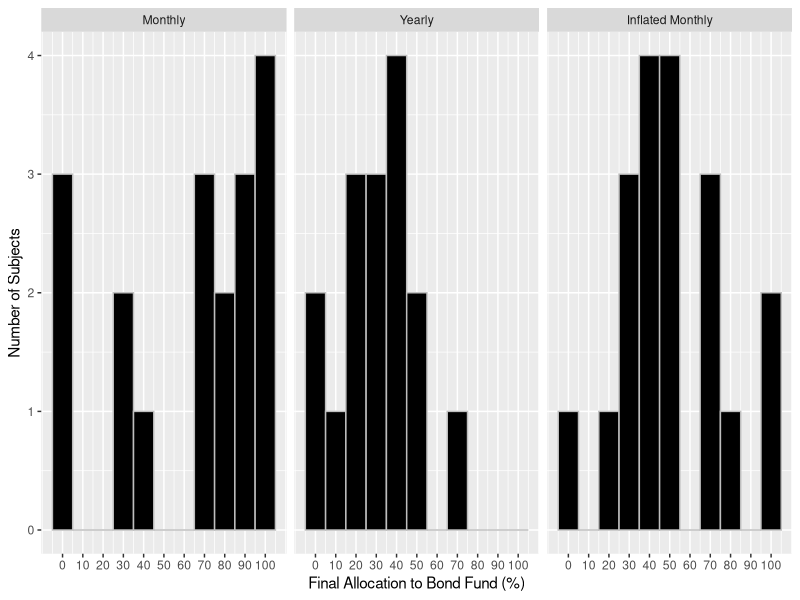

Generate this figure with R: (Note: this script raises an error after producing the figure.)
## ---- chunk 1
library(dplyr)
library(magrittr)
library(tidyr)
library(ggplot2)
library(Hmisc)
library(nortest)
library(plm)
library(lme4)
library(sandwich)
library(lmtest)

data <- read.csv('Exp_Data.csv',header=TRUE)
survey <- read.csv('Exp_Survey.csv',header=TRUE)

survey %<>% mutate(Q3 = ifelse(Q3 == 'Yes',1,ifelse(Q3 == 'No',0,.5))) %>% 
  mutate(Q4 = ifelse(Q4 == 'Yes',1,ifelse(Q4 == 'No',0,.5))) %>%
  mutate(Q5 = ifelse(Q5 == 'Yes',1,ifelse(Q5 == 'No',0,.5)))

survey %<>% select(ID,Q3,Q4,Q5,Q6,Q7)
data %<>% select(-Name,-Student.ID)

wide.data <- inner_join(survey,data,by="ID")
long.data.40 <- wide.data %>% select(ID,Type,num_range("X",161:200)) %>% gather("Choice_Num","Choice",3:42)

remove(data,survey)

## ---- chunk 2
hist.data <- wide.data %>% select(Type,Final.Choice) %>% mutate(Final.Choice = Final.Choice * 100) %>%
  mutate(Type = ifelse(Type == 1, "Monthly", ifelse(Type == 2, "Yearly","Inflated Monthly")))

hist.data$Type <- factor(hist.data$Type, levels = c("Monthly", "Yearly", "Inflated Monthly"))

ggplot(hist.data, aes(Final.Choice)) + geom_histogram(binwidth=10, fill="black",color="gray") + 
  facet_wrap(~ Type) +
  scale_x_continuous(breaks=seq(0,100,10)) +
  xlab("Final Allocation to Bond Fund (%)") + 
  ylab("Number of Subjects") 
## ---- chunk 3
ste <- function(x) sqrt(var(x,na.rm=TRUE)/sum(!is.na(x))) #standard error computation

summ.final <- wide.data %>% group_by(Type) %>% 
  summarise(Avg = mean(Final.Choice), sd = sd(Final.Choice), ste = ste(Final.Choice))

t.test1 <- wide.data %>% filter(Type == 1 | Type == 2)
t.test2 <- wide.data %>% filter(Type == 1 | Type == 3)
t.test3 <- wide.data %>% filter(Type == 2 | Type == 3)

t.test(Final.Choice~Type,t.test1)
t.test(Final.Choice~Type,t.test2)
t.test(Final.Choice~Type,t.test3)
## ---- chunk 4
summ.40 <- long.data.40 %>% group_by(Type) %>% 
  summarise(Avg = mean(Choice,na.rm=TRUE), sd = sd(Choice,na.rm=TRUE), ste = ste(Choice))

t.2.test1 <- long.data.40 %>% filter(Type == 1 | Type == 2)
t.2.test2 <- long.data.40 %>% filter(Type == 1 | Type == 3)
t.2.test3 <- long.data.40 %>% filter(Type == 2 | Type == 3)

t.test.cluster(t.2.test1$Choice,t.2.test1$ID,t.2.test1$Type)
t.test.cluster(t.2.test2$Choice,t.2.test2$ID,t.2.test2$Type)
t.test.cluster(t.2.test3$Choice,t.2.test3$ID,t.2.test3$Type)
## ---- chunk 5
ctrl.t.test1 <- t.test1 %>% mutate(type.dummy = ifelse(Type==1,0,1), Final.Choice = Final.Choice*100)
ctrl.t.test2 <- t.test2 %>% mutate(type.dummy = ifelse(Type==1,0,1), Final.Choice = Final.Choice*100)
ctrl.t.test3 <- t.test3 %>% mutate(type.dummy = ifelse(Type==2,0,1), Final.Choice = Final.Choice*100)

# Using HC-robust standard errors
coeftest(lm(Final.Choice~type.dummy+Q3+Q4+Q5,ctrl.t.test1), vcov=vcovHC)
coeftest(lm(Final.Choice~type.dummy+Q3+Q4+Q5,ctrl.t.test2), vcov=vcovHC)
coeftest(lm(Final.Choice~type.dummy+Q3+Q4+Q5,ctrl.t.test3), vcov=vcovHC)
## ---- chunk 6
bootstrap <- function(a,b){
  set.seed(76)
  boot.samples <- c(rep(NA,100000))
  for (i in 1:100000){
    t.1 <- sample(length(a), length(a), replace=TRUE)
    t.2 <- sample(length(b), length(b), replace=TRUE)
    t <- mean(a[t.1])-mean(b[t.2])
    boot.samples[i] <- t
    
  }
  return(as.data.frame(boot.samples) %>% rename(x=boot.samples))
}

boot.samples.1 <- bootstrap(monthly$Final.Choice,yearly$Final.Choice)
boot.samples.2 <- bootstrap(monthly$Final.Choice,infmonthly$Final.Choice)

CI.1 <- quantile(boot.samples.1$x,c(.005,.995))
CI.2 <- quantile(boot.samples.2$x,c(.005,.995))

boot.samples.1 %<>% mutate(CI = x < CI.1[1] | x > CI.1[2])
boot.samples.2 %<>% mutate(CI = x < CI.2[1] | x > CI.2[2])

ggplot(aes(x, fill=CI), data=boot.samples.1) + geom_histogram(color="gray") + 
  geom_vline(xintercept=CI.1, linetype="dotted", color="red", size= 1) +
  geom_text(label=paste("99% CI: [",round(CI.1[1],2),",",round(CI.1[2],2),"]"), aes(x=mean(boot.samples.1$x),y=12000), size=6) +
  scale_fill_manual(values = c("black", "red")) +
  guides(fill=FALSE) +
  coord_cartesian(xlim=c(-30,70), ylim=c(0,12000)) +
  xlab("Difference in Average Allocation (%)") +
  ylab("Count")

ggplot(aes(x, fill=CI), data=boot.samples.2) + geom_histogram(color="gray") + 
  geom_vline(xintercept=CI.2, linetype="dotted", color="red", size= 1) +
  geom_text(label=paste("99% CI: [",round(CI.2[1],2),",",round(CI.2[2],2),"]"), aes(x=mean(boot.samples.2$x),y=12000), size=6) +
  scale_fill_manual(values = c("black", "red"), name="") +
  guides(fill=FALSE) +
  coord_cartesian(xlim=c(-30,70), ylim=c(0,12000)) +
  xlab("Difference in Average Allocation (%)") +
  ylab("Count")
## ---- chunk 7
monthly.data.lm <- monthly %>% select(ID,num_range("X",1:200)) %>%
  gather("Period","Choice",2:201) %>% mutate(Period=as.numeric(substring(Period,2)), Choice=Choice*100)

yearly.data.lm <- yearly %>% select(ID,num_range("X",1:200)) %>%
  gather("Period","Choice",2:201) %>% mutate(Period=as.numeric(substring(Period,2))) %>%
  filter(is.na(Choice)==FALSE) %>% mutate(Period = (Period %/% 10) + 1, Choice=Choice*100)

infmonthly.data.lm <- infmonthly %>% select(ID,num_range("X",1:200)) %>%
  gather("Period","Choice",2:201) %>% mutate(Period=as.numeric(substring(Period,2)), Choice=Choice*100)

ts.monthly <- monthly.data.lm %>% spread(ID,Choice) %>% select(-Period)
ts.yearly <- yearly.data.lm %>% spread(ID,Choice) %>% select(-Period)
ts.infmonthly <- infmonthly.data.lm %>% spread(ID,Choice) %>% select(-Period)

### Code to sort ACFs from highest (absolute) ACF for lag 1 to lowest ACF for lag 1
for (x in colnames(ts.infmonthly)){
  a <- c(x,acf(ts.infmonthly[[x]],plot=FALSE)$acf[2],3) %>% t() %>% as.data.frame() %>% 
    rename(ID=V1,ACF_1=V2,Type=V3)
  acf.rank %<>% bind_rows(a)
  
}

acf.rank %<>% slice(2:n()) %>% mutate(ACF_1 = abs(as.numeric(ACF_1)))

acf.rank.1 <- acf.rank %>% filter(Type==1) %>% arrange(desc(ACF_1))
acf.rank.2 <- acf.rank %>% filter(Type==2) %>% arrange(desc(ACF_1))
acf.rank.3 <- acf.rank %>% filter(Type==3) %>% arrange(desc(ACF_1))
### End sorting code

par(mar=c(4,4.5,3,1))
par(mfrow=c(4,5))

for (x in acf.rank.1){
  acf(ts.monthly[[x]],lag.max=10, plot=FALSE) %>% plot(main = x)
  
}

par(mfrow=c(4,5))

for (x in acf.rank.2){
  acf(ts.yearly[[x]],lag.max=10, plot=FALSE) %>% plot(main = x)
  
}

par(mfrow=c(4,5))

for (x in acf.rank.3){
  acf(ts.infmonthly[[x]],lag.max=10, plot=FALSE) %>% plot(main = x)
  
}

par(mfrow=c(1,1))
## ---- chunk 8
paired.data <- long.data.40 %>% group_by(ID) %>% summarise(avg_choice = mean(Choice,na.rm=TRUE)) %>% 
  inner_join(select(wide.data,ID,Type,Final.Choice),by="ID")

t.paired.test1 <- paired.data %>% filter(Type == 1)
t.paired.test2 <- paired.data %>% filter(Type == 2)
t.paired.test3 <- paired.data %>% filter(Type == 3)

t.test(t.paired.test1$avg_choice,t.paired.test1$Final.Choice,paired=TRUE)
t.test(t.paired.test2$avg_choice,t.paired.test2$Final.Choice,paired=TRUE)
t.test(t.paired.test3$avg_choice,t.paired.test3$Final.Choice,paired=TRUE)
## ---- chunk 9
monthly.data <- monthly %>% select(num_range("X",1:200)) %>% summarise_each(funs(mean)) %>%
  gather("Period","Avg_Choice",1:200) %>% mutate(Type = "Monthly")

yearly.data <- yearly %>% select(num_range("X",1:200)) %>% summarise_each(funs(mean)) %>%
  gather("Period","Avg_Choice",1:200) %>% filter(is.na(Avg_Choice)==FALSE) %>% mutate(Type = "Yearly")

inf.monthly.data <-  infmonthly %>% select(num_range("X",1:200)) %>% summarise_each(funs(mean)) %>%
  gather("Period","Avg_Choice",1:200) %>% mutate(Type = "Inflated Monthly")

graph.data <- bind_rows(monthly.data,yearly.data) %>% bind_rows(inf.monthly.data) %>%
  mutate(Avg_Choice=Avg_Choice*100)

graph.data %>% filter(Type %in% c("Monthly","Yearly")) %>% 
  ggplot(aes(Period, Avg_Choice, group=Type)) + 
  geom_line(size=2, aes(col=Type)) + 
  scale_x_discrete(breaks=NULL) + 
  scale_y_continuous(breaks=seq(0,100,25)) +
  scale_color_manual(values=c("Blue","Red"),name="Condition") +
  ylab("Average Allocation to Bonds (%)") + xlab("Time (in Periods)") + 
  geom_smooth(method="lm",size=2,color="black",fill=NA)
  
graph.data %>% filter(Type %in% c("Monthly","Inflated Monthly")) %>% 
  ggplot(aes(Period, Avg_Choice, group=Type)) + 
  geom_line(size=2, aes(col=Type)) + 
  scale_x_discrete(breaks=NULL) + 
  scale_y_continuous(breaks=seq(0,100,25)) +
  scale_color_manual(values=c("Red","Blue"), name="Condition",breaks=c("Monthly","Inflated Monthly")) +
  ylab("Average Allocation to Bonds (%)") + xlab("Time (in Periods)") + 
  geom_smooth(method="lm",size=2,color="black",fill=NA)

## ---- chunk 10
### Function to get cluster-robust standard errors
### Source: http://www.ne.su.se/polopoly_fs/1.216115.1426234213!/menu/standard/file/clustering1.pdf
clx <- function(fm, dfcw, cluster){
  M <- length(unique(cluster))
  N <- length(cluster)
  dfc <- (M/(M-1))*((N-1)/(N-fm$rank))
  u <- apply(estfun(fm),2,
             function(x) tapply(x, cluster, sum))
  vcovCL <- dfc*sandwich(fm, meat=crossprod(u)/N)*dfcw
  + coeftest(fm, vcovCL) }

fix.lm1 <- lm(Choice~Period + factor(ID) - 1,monthly.data.lm)


cluster.lm1 <- lm(Choice~Period,monthly.data.lm)


fix.lm2 <- lm(Choice~Period + factor(ID) - 1,yearly.data.lm)


cluster.lm2 <- lm(Choice~Period,yearly.data.lm)

fix.lm3 <- lm(Choice~Period + factor(ID) - 1,infmonthly.data.lm)


cluster.lm3 <- lm(Choice~Period,infmonthly.data.lm)
## ---- chunk 11
summary(fix.lm1)
summary(fix.lm2)
summary(fix.lm3)
## ---- chunk 12
clx(cluster.lm1,1,monthly.data.lm$ID)
clx(cluster.lm2,1,yearly.data.lm$ID)
clx(cluster.lm3,1,infmonthly.data.lm$ID)
## ---- chunk 13
clx(fix.lm1,1,monthly.data.lm$ID)
clx(fix.lm2,1,yearly.data.lm$ID)
clx(fix.lm3,1,infmonthly.data.lm$ID)
## ---- chunk 14
sum(wide.data$Q6 != "DK")
sum(wide.data$Q7 != "DK")

survey.lm1 <- wide.data %>% select(Final.Choice,Q6,Q7) %>%
  mutate(tech.dummy=ifelse(Q6 == "DK",0,1),fin.dummy=ifelse(Q7 == "DK",0,1),Final.Choice=Final.Choice*100) 
survey.lm2 <- survey.lm1 %>% filter(Q6 != "DK") %>% mutate(Q6=as.numeric(as.character(Q6))*100)
survey.lm3 <- survey.lm1 %>% filter(Q7 != "DK") %>% mutate(Q7=as.numeric(as.character(Q7))*100)

summary(lm(Final.Choice~tech.dummy + fin.dummy,survey.lm1))
summary(lm(Final.Choice~Q6,survey.lm2))
summary(lm(Final.Choice~Q7,survey.lm3))
